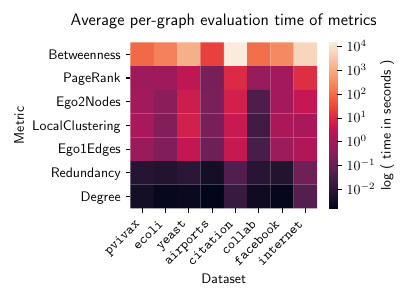

Python code for this plot:
import numpy as np
import pandas as pd
import matplotlib.pyplot as plt
import matplotlib.ticker as plticker
import matplotlib.font_manager as fm
import matplotlib.colors as colors
import seaborn as sns

import matplotlib
from matplotlib.colors import LogNorm
from pandas import Categorical

from utils import tt

matplotlib.rc('text', usetex=True)
matplotlib.rcParams['mathtext.fontset'] = 'custom'
matplotlib.rcParams['mathtext.rm'] = 'Bitstream Vera Sans'
matplotlib.rcParams['mathtext.it'] = 'Bitstream Vera Sans:italic'
prop = fm.FontProperties(fname='../fonts/JetBrainsMono-1.0.3/ttf/JetBrainsMono-Regular.ttf')
matplotlib.rcParams['mathtext.tt'] = prop.get_name()

datasets = ['pvivax', 'ecoli', 'yeast', 'airports', 'citation', 'collab', 'facebook', 'internet']

# %%

df = pd.read_excel("perf_timings.xlsx")
df.columns = map(str.lower, df.columns)

# calculate means
pivot = df.pivot_table(values="time", index="metric", columns="dataset", aggfunc="mean")

# sort datasets
# pivot = pivot.reindex(pivot.mean().sort_values(ascending=False).index, axis=1)
pivot = pivot.reindex(datasets, axis=1)

# sort metrics
metrics = pivot.mean(axis=1).sort_values(ascending=False).index
pivot.index = Categorical(list(pivot.index), categories=metrics, ordered=True)
pivot = pivot.sort_index()

# %%

data = pivot.apply(lambda s: s / 1000)
data.columns = map(tt, data.columns)
log_norm = LogNorm(vmin=data.min().min(), vmax=data.max().max())

plt.figure(figsize=(4, 3))
ax = sns.heatmap(
    data,
    cbar_kws=dict(label='log ( time in seconds )', ticks=[1e-2, 1e-1, 1, 1e1, 1e2, 1e3, 1e4]),
    norm=log_norm,
    # cbar_ticks = [math.pow(10, i) for i in range(math.floor(math.log10(data.min().min())), 1+math.ceil(math.log10(data.max().max())))]
)

plt.title("Average per-graph evaluation time of metrics", pad=12)
plt.xlabel("Dataset")
ax.set_xticklabels(ax.get_xticklabels(), rotation=45, horizontalalignment='right')
plt.ylabel("Metric")

plt.tight_layout(pad=1.02)
plt.savefig("perf_timings_matrix.pdf")
plt.show()
